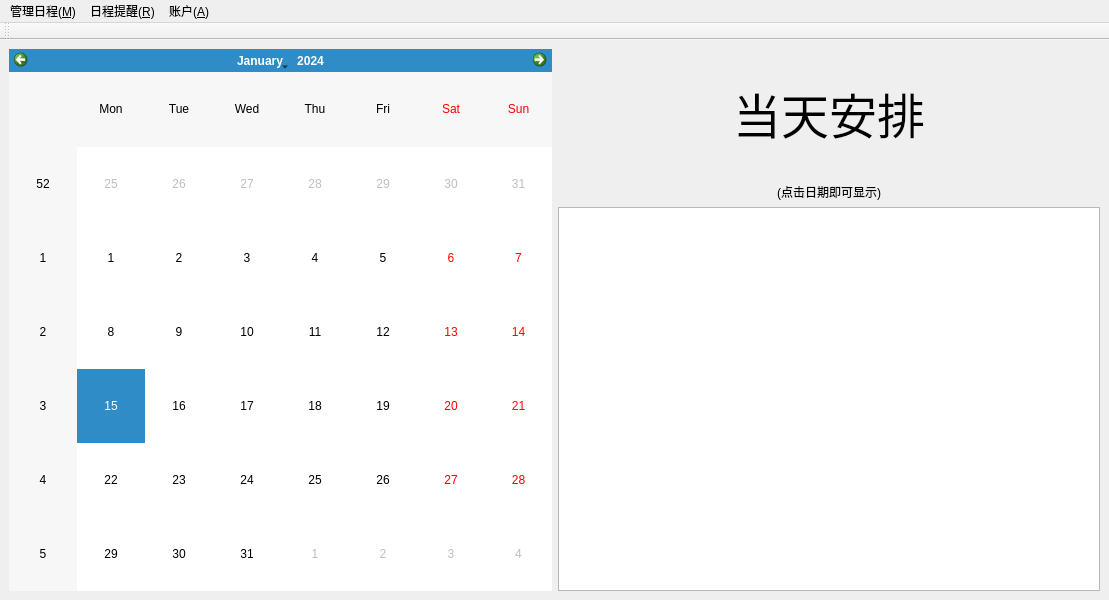
<?xml version="1.0" encoding="UTF-8"?>
<ui version="4.0">
 <class>MainWindow</class>
 <widget class="QMainWindow" name="MainWindow">
  <property name="geometry">
   <rect>
    <x>0</x>
    <y>0</y>
    <width>1109</width>
    <height>600</height>
   </rect>
  </property>
  <property name="windowTitle">
   <string>MainWindow</string>
  </property>
  <widget class="QWidget" name="centralwidget">
   <layout class="QHBoxLayout" name="horizontalLayout_2">
    <item>
     <layout class="QHBoxLayout" name="horizontalLayout" stretch="1,1">
      <item>
       <widget class="QCalendarWidget" name="calendarWidget"/>
      </item>
      <item>
       <layout class="QVBoxLayout" name="verticalLayout" stretch="10,1,30">
        <item>
         <widget class="QLabel" name="label">
          <property name="font">
           <font>
            <family>华文中宋</family>
            <pointsize>36</pointsize>
           </font>
          </property>
          <property name="layoutDirection">
           <enum>Qt::LeftToRight</enum>
          </property>
          <property name="frameShadow">
           <enum>QFrame::Plain</enum>
          </property>
          <property name="text">
           <string>当天安排</string>
          </property>
          <property name="textFormat">
           <enum>Qt::AutoText</enum>
          </property>
          <property name="alignment">
           <set>Qt::AlignCenter</set>
          </property>
         </widget>
        </item>
        <item>
         <widget class="QLabel" name="label_2">
          <property name="layoutDirection">
           <enum>Qt::LeftToRight</enum>
          </property>
          <property name="styleSheet">
           <string notr="true">font: 12pt &quot;Agency FB&quot;;</string>
          </property>
          <property name="text">
           <string>(点击日期即可显示)</string>
          </property>
          <property name="alignment">
           <set>Qt::AlignCenter</set>
          </property>
         </widget>
        </item>
        <item>
         <widget class="QTableView" name="tableView">
          <property name="sizePolicy">
           <sizepolicy hsizetype="Preferred" vsizetype="Preferred">
            <horstretch>0</horstretch>
            <verstretch>0</verstretch>
           </sizepolicy>
          </property>
         </widget>
        </item>
       </layout>
      </item>
     </layout>
    </item>
   </layout>
  </widget>
  <widget class="QMenuBar" name="menubar">
   <property name="geometry">
    <rect>
     <x>0</x>
     <y>0</y>
     <width>1109</width>
     <height>17</height>
    </rect>
   </property>
   <widget class="QMenu" name="menu">
    <property name="title">
     <string>管理日程(&amp;M)</string>
    </property>
    <addaction name="action_A_2"/>
    <addaction name="separator"/>
    <addaction name="action_S"/>
    <addaction name="actiona"/>
   </widget>
   <widget class="QMenu" name="menu_R">
    <property name="title">
     <string>日程提醒(&amp;R)</string>
    </property>
    <addaction name="action_M"/>
   </widget>
   <widget class="QMenu" name="menu_A">
    <property name="title">
     <string>账户(&amp;A)</string>
    </property>
    <addaction name="action_M_2"/>
    <addaction name="separator"/>
    <addaction name="action_H"/>
   </widget>
   <addaction name="menu"/>
   <addaction name="menu_R"/>
   <addaction name="menu_A"/>
  </widget>
  <widget class="QToolBar" name="toolBar">
   <property name="windowTitle">
    <string>toolBar</string>
   </property>
   <attribute name="toolBarArea">
    <enum>TopToolBarArea</enum>
   </attribute>
   <attribute name="toolBarBreak">
    <bool>false</bool>
   </attribute>
  </widget>
  <action name="action_S">
   <property name="icon">
    <iconset resource="pic.qrc">
     <normaloff>:/mainWindow/query.ico</normaloff>:/mainWindow/query.ico</iconset>
   </property>
   <property name="text">
    <string>查询日程(&amp;S)</string>
   </property>
   <property name="shortcut">
    <string>Ctrl+S</string>
   </property>
  </action>
  <action name="actiona">
   <property name="text">
    <string>修改日程(&amp;R)</string>
   </property>
   <property name="shortcut">
    <string>Ctrl+R</string>
   </property>
  </action>
  <action name="action_M">
   <property name="icon">
    <iconset resource="pic.qrc">
     <normaloff>:/mainWindow/countDown.ico</normaloff>:/mainWindow/countDown.ico</iconset>
   </property>
   <property name="text">
    <string>计时小工具(&amp;C)</string>
   </property>
   <property name="shortcut">
    <string>Ctrl+C</string>
   </property>
  </action>
  <action name="action_M_2">
   <property name="icon">
    <iconset resource="pic.qrc">
     <normaloff>:/mainWindow/my.ico</normaloff>:/mainWindow/my.ico</iconset>
   </property>
   <property name="text">
    <string>我的(&amp;M)</string>
   </property>
   <property name="shortcut">
    <string>Ctrl+M</string>
   </property>
  </action>
  <action name="action_H">
   <property name="icon">
    <iconset resource="pic.qrc">
     <normaloff>:/mainWindow/about.ico</normaloff>:/mainWindow/about.ico</iconset>
   </property>
   <property name="text">
    <string>关于(&amp;H)</string>
   </property>
   <property name="shortcut">
    <string>Ctrl+H</string>
   </property>
  </action>
  <action name="action_A_2">
   <property name="icon">
    <iconset resource="pic.qrc">
     <normaloff>:/mainWindow/add.ico</normaloff>:/mainWindow/add.ico</iconset>
   </property>
   <property name="text">
    <string>添加日程(&amp;A)</string>
   </property>
   <property name="shortcut">
    <string>Ctrl+A</string>
   </property>
  </action>
 </widget>
 <resources>
  <include location="pic.qrc"/>
 </resources>
 <connections/>
</ui>
